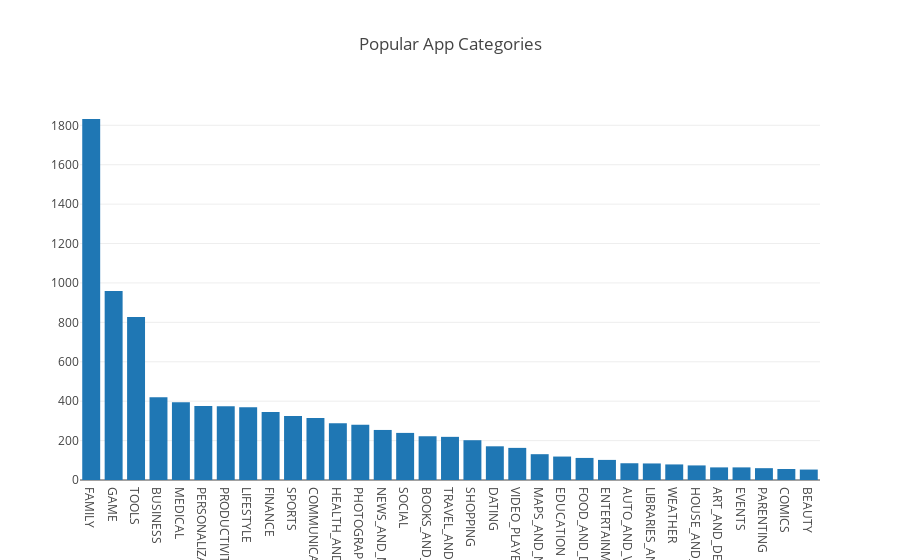

The notebook cell this image was saved under:
### Markdown cell above
## 4. What type of apps have more competitors?

<p>With more than 1 billion active users in 190 countries around the world, Google Play continues to be an important distribution platform to build a global audience. For businesses to get their apps in front of users, it's important to make them more quickly and easily discoverable on Google Play. To improve the overall search experience, Google has introduced the concept of grouping apps into categories.</p>
<p>This brings us to the following questions:</p>
<ul>
<li>Which category has the highest share of (active) apps in the market? </li>
<li>Is any specific category dominating the market?</li>
<li>Which categories have the fewest number of apps?</li>
</ul>
<p>We will see that there are <code>33</code> unique app categories present in our dataset. <em>Family</em> and <em>Game</em> apps have the highest market prevalence. Interestingly, <em>Tools</em>, <em>Business</em> and <em>Medical</em> apps are also at the top.</p>

### Code cell
import plotly
plotly.offline.init_notebook_mode(connected=True)
import plotly.graph_objs as go

# Print the total number of unique categories
num_categories = len(apps['Category'].unique())
print('Number of categories = ', num_categories)

# Count the number of apps in each 'Category' and sort them for easier plotting
num_apps_in_category = apps['Category'].value_counts().sort_values(ascending=False)

data = [go.Bar(
        x = num_apps_in_category.index, # index = category name
        y = num_apps_in_category.values, # value = count
)]
layout = go.Layout(title = 'Popular App Categories')
plotly.offline.iplot({'data':data,'layout':layout})

### Figure 1 — Plotly figure (JSON) as saved in the notebook; plotly's stock layout.template omitted (floating-point values rounded to 4 significant figures)
{"data": [{"type": "bar", "uid": "a3d36342-fdb5-43d0-83ba-7e0c4b1b82ed", "x": ["FAMILY", "GAME", "TOOLS", "BUSINESS", "MEDICAL", "PERSONALIZATION", "PRODUCTIVITY", "LIFESTYLE", "FINANCE", "SPORTS", "COMMUNICATION", "HEALTH_AND_FITNESS", "PHOTOGRAPHY", "NEWS_AND_MAGAZINES", "SOCIAL", "BOOKS_AND_REFERENCE", "TRAVEL_AND_LOCAL", "SHOPPING", "DATING", "VIDEO_PLAYERS", "MAPS_AND_NAVIGATION", "EDUCATION", "FOOD_AND_DRINK", "ENTERTAINMENT", "AUTO_AND_VEHICLES", "LIBRARIES_AND_DEMO", "WEATHER", "HOUSE_AND_HOME", "ART_AND_DESIGN", "EVENTS", "PARENTING", "COMICS", "BEAUTY"], "y": [1832, 959, 827, 420, 395, 376, 374, 369, 345, 325, 315, 288, 281, 254, 239, 222, 219, 202, 171, 163, 131, 119, 112, 102, 85, 84, 79, 74, 64, 64, 60, 56, 53]}], "layout": {"title": {"text": "Popular App Categories"}}}
